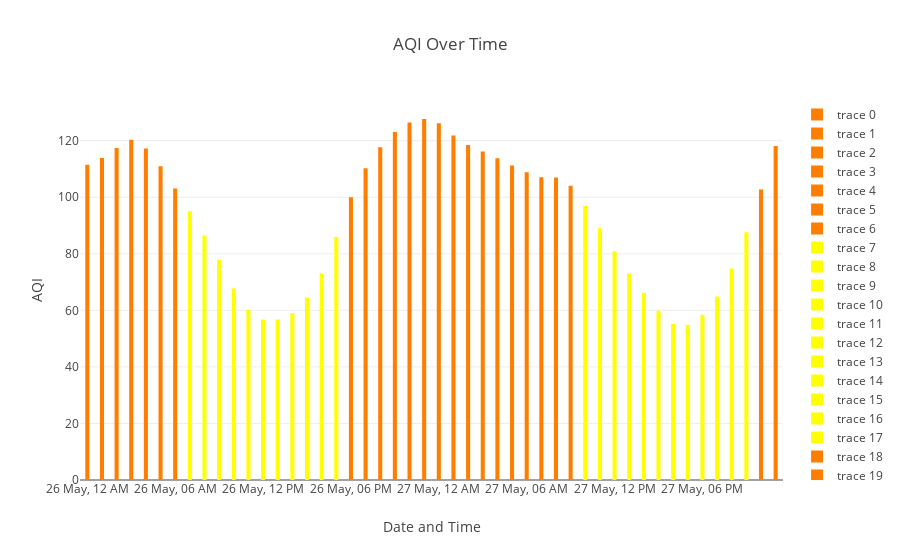

Here is the notebook cell this chart was saved with:
### Code cell
plot

### Figure 1 — Plotly figure (JSON) as saved in the notebook; plotly's stock layout.template omitted (floating-point values rounded to 4 significant figures)
{"data": [{"marker": {"color": "#FF7E00"}, "type": "bar", "width": 1000000, "x": ["2024-05-26T00:00:00"], "y": [111.4]}, {"marker": {"color": "#FF7E00"}, "type": "bar", "width": 1000000, "x": ["2024-05-26T01:00:00"], "y": [113.9]}, {"marker": {"color": "#FF7E00"}, "type": "bar", "width": 1000000, "x": ["2024-05-26T02:00:00"], "y": [117.4]}, {"marker": {"color": "#FF7E00"}, "type": "bar", "width": 1000000, "x": ["2024-05-26T03:00:00"], "y": [120.4]}, {"marker": {"color": "#FF7E00"}, "type": "bar", "width": 1000000, "x": ["2024-05-26T04:00:00"], "y": [117.3]}, {"marker": {"color": "#FF7E00"}, "type": "bar", "width": 1000000, "x": ["2024-05-26T05:00:00"], "y": [110.9]}, {"marker": {"color": "#FF7E00"}, "type": "bar", "width": 1000000, "x": ["2024-05-26T06:00:00"], "y": [103.1]}, {"marker": {"color": "#FFFF00"}, "type": "bar", "width": 1000000, "x": ["2024-05-26T07:00:00"], "y": [95.04]}, {"marker": {"color": "#FFFF00"}, "type": "bar", "width": 1000000, "x": ["2024-05-26T08:00:00"], "y": [86.51]}, {"marker": {"color": "#FFFF00"}, "type": "bar", "width": 1000000, "x": ["2024-05-26T09:00:00"], "y": [77.89]}, {"marker": {"color": "#FFFF00"}, "type": "bar", "width": 1000000, "x": ["2024-05-26T10:00:00"], "y": [67.68]}, {"marker": {"color": "#FFFF00"}, "type": "bar", "width": 1000000, "x": ["2024-05-26T11:00:00"], "y": [60.19]}, {"marker": {"color": "#FFFF00"}, "type": "bar", "width": 1000000, "x": ["2024-05-26T12:00:00"], "y": [56.73]}, {"marker": {"color": "#FFFF00"}, "type": "bar", "width": 1000000, "x": ["2024-05-26T13:00:00"], "y": [56.75]}, {"marker": {"color": "#FFFF00"}, "type": "bar", "width": 1000000, "x": ["2024-05-26T14:00:00"], "y": [58.98]}, {"marker": {"color": "#FFFF00"}, "type": "bar", "width": 1000000, "x": ["2024-05-26T15:00:00"], "y": [64.54]}, {"marker": {"color": "#FFFF00"}, "type": "bar", "width": 1000000, "x": ["2024-05-26T16:00:00"], "y": [73.03]}, {"marker": {"color": "#FFFF00"}, "type": "bar", "width": 1000000, "x": ["2024-05-26T17:00:00"], "y": [85.9]}, {"marker": {"color": "#FF7E00"}, "type": "bar", "width": 1000000, "x": ["2024-05-26T18:00:00"], "y": [100.0]}, {"marker": {"color": "#FF7E00"}, "type": "bar", "width": 1000000, "x": ["2024-05-26T19:00:00"], "y": [110.2]}, {"marker": {"color": "#FF7E00"}, "type": "bar", "width": 1000000, "x": ["2024-05-26T20:00:00"], "y": [117.7]}, {"marker": {"color": "#FF7E00"}, "type": "bar", "width": 1000000, "x": ["2024-05-26T21:00:00"], "y": [123.1]}, {"marker": {"color": "#FF7E00"}, "type": "bar", "width": 1000000, "x": ["2024-05-26T22:00:00"], "y": [126.4]}, {"marker": {"color": "#FF7E00"}, "type": "bar", "width": 1000000, "x": ["2024-05-26T23:00:00"], "y": [127.7]}, {"marker": {"color": "#FF7E00"}, "type": "bar", "width": 1000000, "x": ["2024-05-27T00:00:00"], "y": [126.2]}, {"marker": {"color": "#FF7E00"}, "type": "bar", "width": 1000000, "x": ["2024-05-27T01:00:00"], "y": [121.8]}, {"marker": {"color": "#FF7E00"}, "type": "bar", "width": 1000000, "x": ["2024-05-27T02:00:00"], "y": [118.5]}, {"marker": {"color": "#FF7E00"}, "type": "bar", "width": 1000000, "x": ["2024-05-27T03:00:00"], "y": [116.2]}, {"marker": {"color": "#FF7E00"}, "type": "bar", "width": 1000000, "x": ["2024-05-27T04:00:00"], "y": [113.8]}, {"marker": {"color": "#FF7E00"}, "type": "bar", "width": 1000000, "x": ["2024-05-27T05:00:00"], "y": [111.2]}, {"marker": {"color": "#FF7E00"}, "type": "bar", "width": 1000000, "x": ["2024-05-27T06:00:00"], "y": [108.8]}, {"marker": {"color": "#FF7E00"}, "type": "bar", "width": 1000000, "x": ["2024-05-27T07:00:00"], "y": [107.1]}, {"marker": {"color": "#FF7E00"}, "type": "bar", "width": 1000000, "x": ["2024-05-27T08:00:00"], "y": [107.0]}, {"marker": {"color": "#FF7E00"}, "type": "bar", "width": 1000000, "x": ["2024-05-27T09:00:00"], "y": [104.0]}, {"marker": {"color": "#FFFF00"}, "type": "bar", "width": 1000000, "x": ["2024-05-27T10:00:00"], "y": [97.0]}, {"marker": {"color": "#FFFF00"}, "type": "bar", "width": 1000000, "x": ["2024-05-27T11:00:00"], "y": [89.07]}, {"marker": {"color": "#FFFF00"}, "type": "bar", "width": 1000000, "x": ["2024-05-27T12:00:00"], "y": [80.87]}, {"marker": {"color": "#FFFF00"}, "type": "bar", "width": 1000000, "x": ["2024-05-27T13:00:00"], "y": [72.99]}, {"marker": {"color": "#FFFF00"}, "type": "bar", "width": 1000000, "x": ["2024-05-27T14:00:00"], "y": [66.26]}, {"marker": {"color": "#FFFF00"}, "type": "bar", "width": 1000000, "x": ["2024-05-27T15:00:00"], "y": [59.88]}, {"marker": {"color": "#FFFF00"}, "type": "bar", "width": 1000000, "x": ["2024-05-27T16:00:00"], "y": [55.16]}, {"marker": {"color": "#FFFF00"}, "type": "bar", "width": 1000000, "x": ["2024-05-27T17:00:00"], "y": [54.83]}, {"marker": {"color": "#FFFF00"}, "type": "bar", "width": 1000000, "x": ["2024-05-27T18:00:00"], "y": [58.47]}, {"marker": {"color": "#FFFF00"}, "type": "bar", "width": 1000000, "x": ["2024-05-27T19:00:00"], "y": [64.94]}, {"marker": {"color": "#FFFF00"}, "type": "bar", "width": 1000000, "x": ["2024-05-27T20:00:00"], "y": [74.75]}, {"marker": {"color": "#FFFF00"}, "type": "bar", "width": 1000000, "x": ["2024-05-27T21:00:00"], "y": [87.6]}, {"marker": {"color": "#FF7E00"}, "type": "bar", "width": 1000000, "x": ["2024-05-27T22:00:00"], "y": [102.8]}, {"marker": {"color": "#FF7E00"}, "type": "bar", "width": 1000000, "x": ["2024-05-27T23:00:00"], "y": [118.1]}], "layout": {"bargap": 1, "title": {"text": "AQI Over Time"}, "xaxis": {"tickformat": "%d %b, %I %p", "title": {"text": "Date and Time"}}, "yaxis": {"title": {"text": "AQI"}}}}
